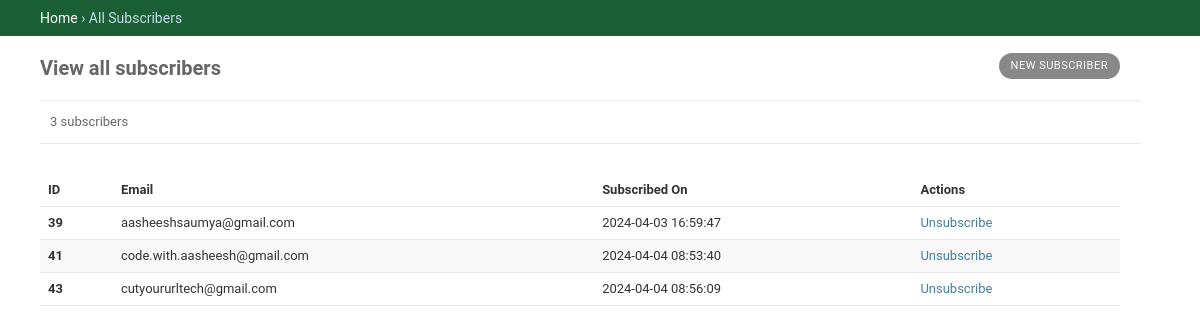
Screenshot of /all_subs with the database file from the repository.
### tables this page shows
CREATE TABLE subs(
	id INTEGER PRIMARY KEY AUTOINCREMENT,
	email TEXT NOT NULL UNIQUE,
	created_at TIMESTAMP DEFAULT CURRENT_TIMESTAMP
);

### app.py (the view)
@app.route("/all_subs")
@auth.login_required
def all_subs():
	if request.method == "GET":
		subsC = subs.getAllSubs()
		le = len(subsC)
		return render_template("all_subs.jinja", subs=subsC, subsLength=le)
	if request.method == "POST":
	 	return jsonify(subs.getAllSubs())

### subs.py (called while the page is built)
def getAllSubs():
    conn = sqlite3.connect(DB_PATH,timeout=1)
    cursor = conn.cursor()
    cursor.execute("SELECT * FROM subs")
    rows = cursor.fetchall()
    cursor.close()
    conn.close()
    return rows

### templates/all_subs.jinja (shortened to what this page needs)
<!DOCTYPE html>
<html lang="en">
<head>
    <link rel="stylesheet" href="/static/dash.css" />
</head>
<body>
    <div id="container">
        <div class="breadcrumbs">
            <a href="/">Home</a>
            › All Subscribers
        </div>
        <div class="main" id="main">
            <div class="content">
                <div id="content">
                    <h1>View all subscribers</h1>
                    <div id="content-main">
                        <ul class="object-tools">
                            <li>
                                <a id="newSub" href="#">New Subscriber</a>
                            </li>
                        </ul>
                        <div class="module" id="changelist">
                            <div class="changelist-form-container">
                                <p class="paginator" id="count">{{(subsLength)}} subscribers</p>
                            </div>
                        </div>
                        <table>
                            <thead>
                                <tr>
                                    <th scope="col">ID</th>
                                    <th scope="col">Email</th>
                                    <th scope="col">Subscribed On</th>
                                    <th scope="col">Actions</th>
                                </tr>
                            </thead>
                            <tbody>
                                {% for sub in subs %}
                                <tr>
                                    <th scope="row">{{sub[0]}}</th>
                                    <td>{{sub[1]}}</td>
                                    <td>{{sub[2]}}</td>
                                    <td>
                                        <a href="#" class="unSubLink">Unsubscribe</a>
                                    </td>
                                </tr>
                                {% endfor %}
                            </tbody>
                        </table>
                    </div>
                    <br class="clear">
                </div>
            </div>
        </div>
</body>
</html>

### static/dash.css (style rules this page uses)
:root { --primary: #8fc879; --secondary: #004e1ee5; --accent: #00ff95; --primary-fg: #fff; --body-fg: #333; --body-bg: #fff; --body-quiet-color: #666; --body-loud-color: #000; --header-color: #ffc; --header-branding-color: var(--accent); --header-bg: var(--secondary); --header-link-color: var(--primary-fg); --breadcrumbs-fg: #c4dce8; --breadcrumbs-link-fg: var(--body-bg); --breadcrumbs-bg:var(--secondary); --link-fg: #447e9b; --link-hover-color: #036; --link-selected-fg: #5b80b2; --hairline-color: #e8e8e8; --border-color: #ccc; --error-fg: #ba2121; --message-success-bg: #dfd; --message-warning-bg: #ffc; --message-error-bg: #ffefef; --darkened-bg: #f8f8f8; --selected-bg: #e4e4e4; --selected-row: #ffc; --button-fg: #fff; --button-bg: var(--primary); --button-hover-bg: #609ab6; --default-button-bg: var(--secondary); --default-button-hover-bg: #205067; --close-button-bg: #888; --close-button-hover-bg: #747474; --delete-button-bg: #ba2121; --delete-button-hover-bg: #a41515; --object-tools-fg: var(--button-fg); --object-tools-bg: var(--close-button-bg); --object-tools-hover-bg: var(--close-button-hover-bg); }
body { font-size: 14px; font-family: Roboto, "Lucida Grande", "DejaVu Sans", "Bitstream Vera Sans", Verdana, Arial, sans-serif; color: var(--body-fg); margin: 0px; padding: 0px; background: var(--body-bg); }
#container { position: relative; width: 100%; min-width: 980px; display: flex; flex-direction: column; height: 100%; padding: 0px; }
#container > div { flex-shrink: 0; }
h1 { font-weight: 300; font-size: 20px; color: var(--body-quiet-color); margin: 0px 0px 20px; }
h1, h2, h3, h4, h5 { font-weight: bold; }
a:link, a:visited { color: var(--link-fg); text-decoration: none; transition: color 0.15s ease 0s, background 0.15s ease 0s; }
#container > .main { display: flex; flex: 1 0 auto; }
.main > .content { max-width: 100%; flex: 1 0 0%; }
#content { width: 90%; }
#content { padding: 20px 40px; margin-right: 300px; }
.module { margin-bottom: 30px; border-width: initial; border-style: none; border-color: initial; border-image: initial; background: var(--body-bg); }
table { border-collapse: collapse; border-color: var(--border-color); }
tr:nth-child(2n + 1), .row-form-errors { background: var(--body-bg); }
tr:nth-child(2n), tr:nth-child(2n) .errorlist, tr:nth-child(2n + 1) + .row-form-errors, tr:nth-child(2n + 1) + .row-form-errors .errorlist { background: var(--darkened-bg); }
th { font-weight: 600; text-align: left; }
.module table th, #content-main table { width: 100%; }
td, th { font-size: 13px; line-height: 16px; vertical-align: top; border-bottom: 1px solid var(--hairline-color); padding: 8px; }
div.breadcrumbs { background: var(--breadcrumbs-bg); padding: 10px 40px; border: none; color: var(--breadcrumbs-fg); text-align: left; }
div.breadcrumbs a { color: var(--breadcrumbs-link-fg); }
#content-main { float: left; width: 100%; }
.object-tools { font-size: 10px; font-weight: bold; padding-left: 0; float: right; position: relative; margin-top: -48px; }
p, ol, ul, dl { margin: .2em 0 .8em 0; }
.object-tools li { display: block; float: left; margin-left: 5px; height: 16px; }
ul > li { list-style-type: square; padding: 1px 0; }
li, dt, dd { font-size: 13px; line-height: 20px; }
.object-tools a:link, .object-tools a:visited { display: block; float: left; padding: 3px 12px; background: var(--object-tools-bg); color: var(--object-tools-fg); font-weight: 400; font-size: 11px; text-transform: uppercase; letter-spacing: 0.5px; }
.object-tools a { border-radius: 15px; }
#changelist { display: flex; align-items: flex-start; justify-content: space-between; }
#changelist .changelist-form-container { flex: 1 1 auto; min-width: 0; }
#changelist .paginator { color: var(--body-quiet-color); border-bottom: 1px solid var(--hairline-color); background: var(--body-bg); overflow: hidden; }
.module p, .module ul, .module h3, .module h4, .module dl, .module pre { padding-left: 10px; padding-right: 10px; }
.paginator { font-size: 13px; padding-top: 10px; padding-bottom: 10px; line-height: 22px; margin: 0; border-top: 1px solid var(--hairline-color); width: 100%; }
p { padding: 0; line-height: 140%; }

### rows the page displays
subs: id "39", email "aasheeshsaumya@gmail.com", created_at "2024-04-03 16:59:47"
subs: id "41", email "code.with.aasheesh@gmail.com", created_at "2024-04-04 08:53:40"
subs: id "43", email "cutyoururltech@gmail.com", created_at "2024-04-04 08:56:09"

### other values shown
{{ (subsLength) }} "3"
